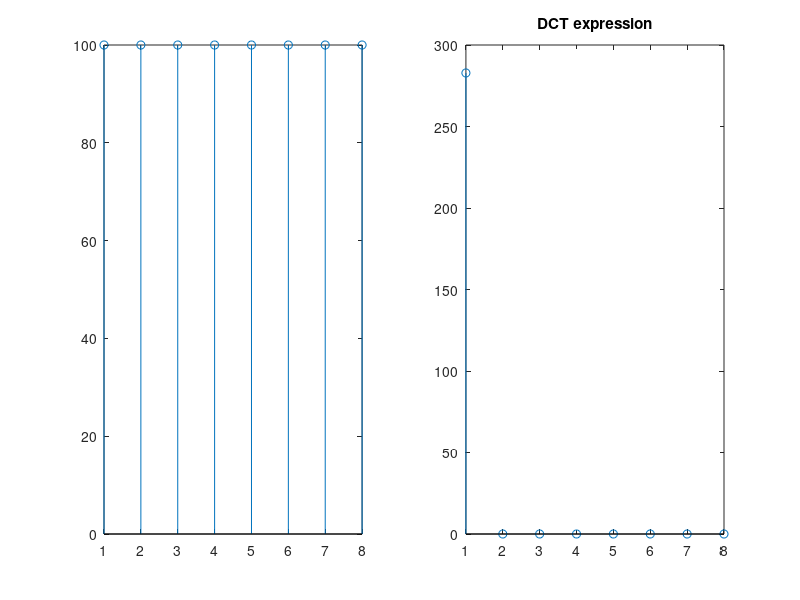
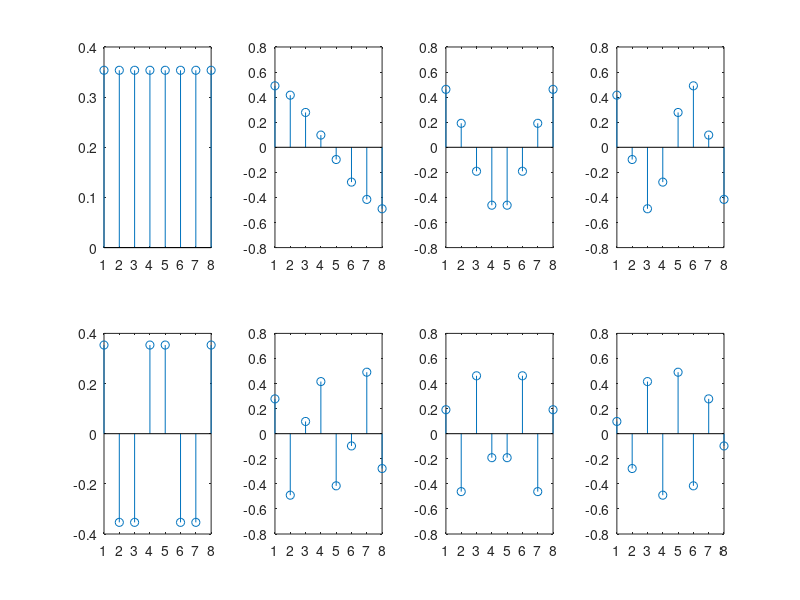
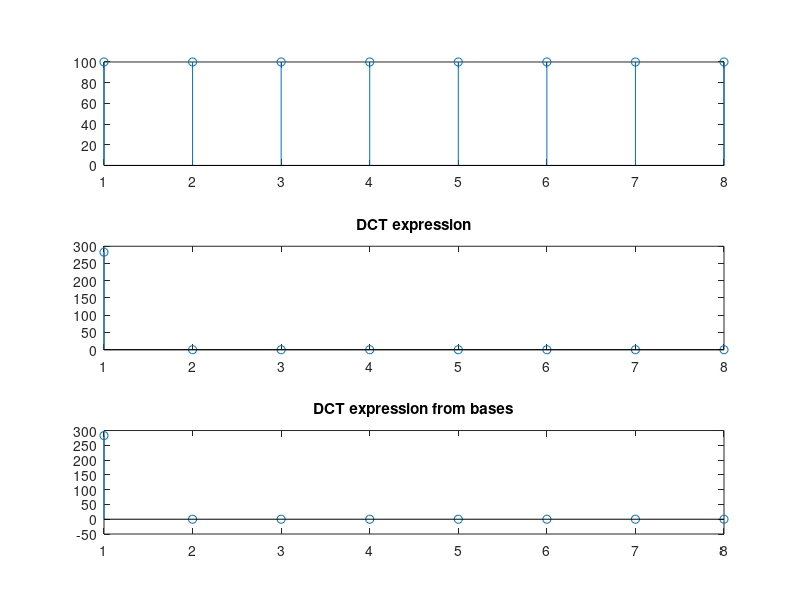

These figures' MATLAB source, in order:
%%
% This script is used for understanding DCT
% Author: Ruihao Wang 
% ID: 1405884
% 1D DCT

%%
% Time/Spatial Domain Signal, a 8-length sequence
x = ones(1, 8) * 100;
D = dct(x);
figure
subplot(121)
title('Original')
stem(x)
subplot(122)
stem(D)
title('DCT expression')

%%
% Compute bases with function dctmtx
bases = dctmtx(8);
figure
subplot(2, 4, 1)
for i=1:8
    subplot(2, 4, i)
    stem(bases(i,:))
end

%%
% Construct DCT from bases
D1 = bases*x'; 
figure
subplot(311)
title('Original')
stem(x)
subplot(312)
stem(D)
title('DCT expression')
subplot(313)
stem(D1)
title('DCT expression from bases')

